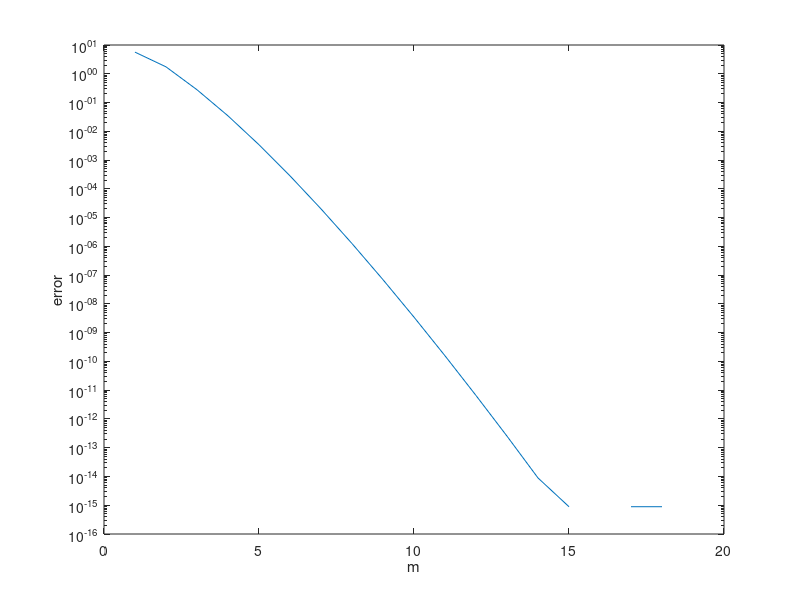

Recreate this plot in MATLAB.
clear, clc
format long
max_range_num = 20;
m_s = linspace(1, max_range_num, max_range_num);
f = @(x) exp(cos(x));
% calculated by Wolfram alpha
true_integral = 7.954926521012845274513219665329394328161342771816638573400595955383360608164694666995137357228568774;
left = -pi;
right = pi;
for m = 1:max_range_num
    h = (right-left)/m;
    item = 1/2*f(left)+1/2*f(right);
    for i = 1:m-1
        item = item+f(left+i*h);
    end
    trapezoid(m) = h*item;
    err(m) = abs(trapezoid(m)-true_integral);
end
semilogy(m_s, err)
xlabel('m')
ylabel('error')
[min_err, ind] = min(err);
result = trapezoid(ind);
fprintf(['result\t\terror\tm\n']);
fprintf('%.20f\t%2d\t%d\n', result, min_err, ind);
